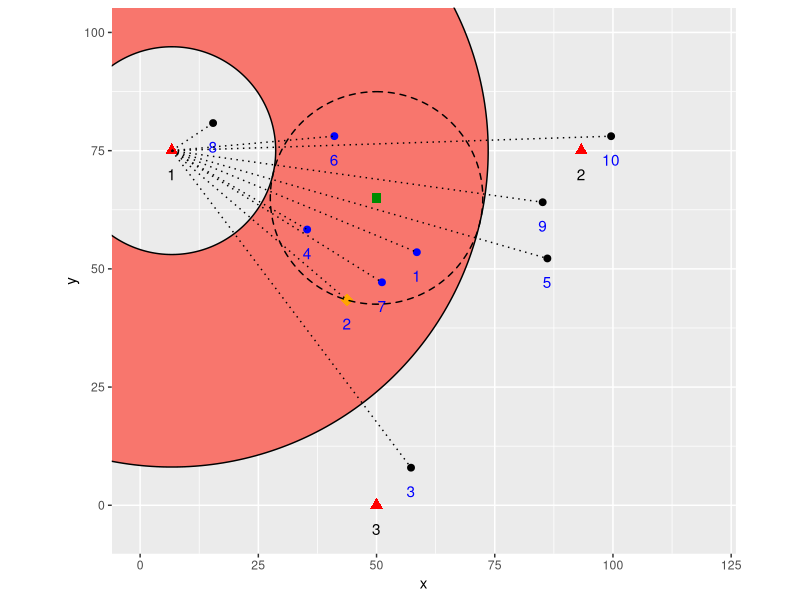
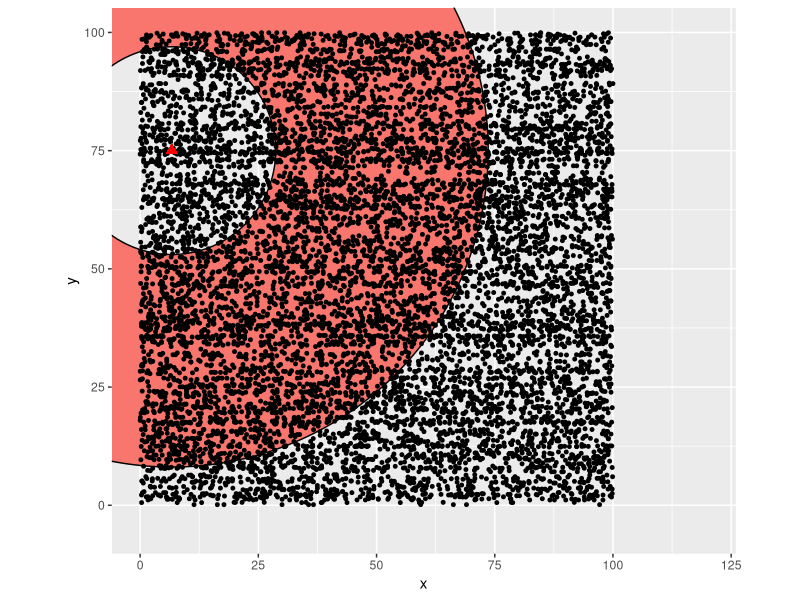
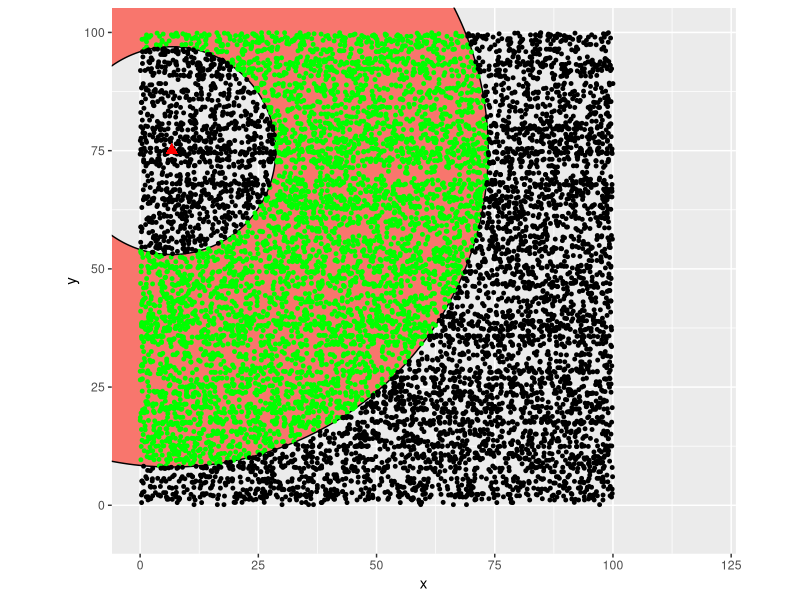

Source code (R) for these figures, in order: (Note: this script raises an error after producing the figures.)
# Estimate area of arc
setwd("~/repos/TrilaterationIndex/RScripts")
library(ggplot2)
library(ggforce)

myDist <- function(x, y) {
  # x and y must be 2D points -- (x,y) tuples i.e.: x <- c(1,2) y <- c(3,4)
  d <- sqrt((x[[1]]-y[[1]])^2+(x[[2]]-y[[2]])^2)
  return(d)
}


data <- read.csv('../data/point_sample_10.csv')
data <- data[,-1]

refpoints <- read.csv('../data/sample_ref_points.csv')
refpoints <- refpoints[c(3,2,1),-1]
row.names(refpoints) <- c(1,2,3)
names(refpoints) <- c('A', 'x', 'y')
refpoints$A <- c(1,2,3)

querypoint <- data.frame(array(c(50, 65), dim=c(1,2)))
names(querypoint) <- c('x', 'y')

ref_lines = data.frame(x=refpoints[1, 'x'], y=refpoints[1,'y'], xend=data[,'x'], yend=data[,'y'])

r3dist = apply(ref_lines, 1, function(x) sqrt((x[3]-x[1])^2 + (x[4]-x[2])^2))
data$r3dist <- r3dist
data <- data[order(data$r3dist),]

r1dist = apply(data, 1, function(x) sqrt((x[1] - refpoints[1,'x'])^2 + (x[2] - refpoints[1, 'y'])^2))
data$r1dist <- r1dist

r2dist = apply(data, 1, function(x) sqrt((x[1] - refpoints[2,'x'])^2 + (x[2] - refpoints[2, 'y'])^2))
data$r2dist <- r2dist

qdists = apply(refpoints, 1, function(x) sqrt((querypoint$x - x[2])^2 + (querypoint$y - x[3])^2))
qdists <- data.frame(array(qdists, dim=c(1,3)))
names(qdists) <- c('r1dist', 'r2dist', 'r3dist')
querypoint <- cbind(querypoint, qdists)

qp2dist <- myDist(c(querypoint$x, querypoint$y), c(data[rownames(data)==2, 'x'], data[rownames(data)==2, 'y']))
ggplot() +
  geom_arc_bar(data=refpoints[1,],
               aes(x0=x,y0=y,
                   r0=querypoint$r1dist - qp2dist,
                   r=querypoint$r1dist + qp2dist,
                   start=-pi/2, end=1.5*pi, fill=TRUE)) +
  geom_point(data=data[rownames(data) %in% c(1,7,4,6),], mapping=aes(x=x, y=y), color="blue", size=2) +
  geom_point(data=data[!rownames(data) %in% c(1,7,4,6),], mapping=aes(x=x, y=y), color="black", size=2) +
  geom_text(data=data, aes(x=x, y=y, label=rownames(data)), nudge_y = -5, color="blue") +
  geom_point(data=refpoints[0:3,], mapping=aes(x=x, y=y), color="red", shape="triangle", size=3) +
  geom_text(data=refpoints[0:3,], aes(x=x, y=y, label=A), nudge_y = -5) +
  geom_point(data=querypoint, mapping=aes(x=x,y=y), color="green4", shape="square", size=3) +
  geom_point(data=data[rownames(data)==2,], aes(x=x, y=y), color="orange", shape="diamond", size=4) +
  #  geom_point(data=data[rownames(data) %in% c(4, 7),], aes(x=x, y=y), color="pink", size=4) +
  geom_circle(aes(x0=x, y0=y, r=qp2dist), data=querypoint, linetype="dashed") +
  geom_segment(data=ref_lines, mapping=aes(x=x, y=y, xend=xend, yend=yend), linetype="dotted") +
  coord_fixed(ratio = 1, xlim=c(0,120), ylim=c(-5, 100)) +
  theme(legend.position = "none")


test <- data.frame(x = runif(10000, min=0, max=100), y=runif(1000, min=0, max=100))
ggplot() +
  geom_arc_bar(data=refpoints[1,],
               aes(x0=x,y0=y,
                   r0=querypoint$r1dist - qp2dist,
                   r=querypoint$r1dist + qp2dist,
                   start=-pi/2, end=1.5*pi, fill=TRUE)) +
  geom_point(data=test, mapping=aes(x=x, y=y), color="black", size=1) +
  geom_point(data=refpoints[1,], mapping=aes(x=x, y=y), color="red", shape="triangle", size=3) +
  coord_fixed(ratio = 1, xlim=c(0,120), ylim=c(-5, 100)) +
  theme(legend.position = "none")

tdists <- apply(test, 1, function(x) sqrt((refpoints[1,'x'] - x[1])^2 + (refpoints[1, 'y'] - x[2])^2))
lowbound = qdists$r1dist - qp2dist
highbound = qdists$r1dist + qp2dist

tin <- test[which(tdists >= lowbound & tdists <= highbound),]
tout <- test[which(tdists < lowbound | tdists > highbound),]

ratio = nrow(tin) / nrow(test)
ratio

ggplot() +
  geom_arc_bar(data=refpoints[1,],
               aes(x0=x,y0=y,
                   r0=querypoint$r1dist - qp2dist,
                   r=querypoint$r1dist + qp2dist,
                   start=-pi/2, end=1.5*pi, fill=TRUE)) +
  geom_point(data=tin, mapping=aes(x=x, y=y), color="green", size=1) +
  geom_point(data=tout, mapping=aes(x=x, y=y), color="black", size=1) +
  geom_point(data=refpoints[1,], mapping=aes(x=x, y=y), color="red", shape="triangle", size=3) +
  coord_fixed(ratio = 1, xlim=c(0,120), ylim=c(-5, 100)) +
  theme(legend.position = "none")


#  Plots with qp6dist and multiple r:


t1d <- apply(test, 1, function(x) sqrt((refpoints[1,'x'] - x[1])^2 + (refpoints[1, 'y'] - x[2])^2))
t2d <- apply(test, 1, function(x) sqrt((refpoints[2,'x'] - x[1])^2 + (refpoints[2, 'y'] - x[2])^2))
t3d <- apply(test, 1, function(x) sqrt((refpoints[3,'x'] - x[1])^2 + (refpoints[3, 'y'] - x[2])^2))

low1 = qdists$r1dist - qp6dist
high1 = qdists$r1dist + qp6dist
low2 = qdists$r2dist - qp6dist
high2 = qdists$r2dist + qp6dist
low3 = qdists$r3dist - qp6dist
high3 = qdists$r3dist + qp6dist

r1in <- test[which(t1d >= low1 & t1d <= high1),]
r2in <- test[which(t2d >= low2 & t2d <= high2),]
r3in <- test[which(t3d >= low3 & t3d <= high3),]
tin <- test[which(t1d >= low1 & t1d <= high1 & t2d >= low2 & t2d <= high2 & t3d >= low3 & t3d <= high3),]
tout <- test[which(t1d < low1 | t1d > high1 | t2d < low2 | t2d > high2 | t3d < low3 | t3d > high3),]

ggplot() +
  geom_point(data=tout, mapping=aes(x=x, y=y), color="black", size=1) +
  geom_arc_bar(data=refpoints[3,],
               aes(x0=x,y0=y,
                   r0=querypoint$r3dist - qp6dist,
                   r=querypoint$r3dist + qp6dist,
                   start=-pi/2, end=1.5*pi, fill=TRUE, alpha=0.5)) +
  geom_arc_bar(data=refpoints[2,],
               aes(x0=x,y0=y,
                   r0=querypoint$r2dist - qp6dist,
                   r=querypoint$r2dist + qp6dist,
                   start=pi/2, end=-1.5*pi, fill=TRUE, alpha=0.5)) +
  geom_arc_bar(data=refpoints[1,],
               aes(x0=x,y0=y,
                   r0=querypoint$r1dist - qp6dist,
                   r=querypoint$r1dist + qp6dist,
                   start=-pi/2, end=1.5*pi, fill=TRUE, alpha=0.5)) +
  # geom_point(data=tin, mapping=aes(x=x, y=y), color="green", size=1) +
  # geom_point(data=tout, mapping=aes(x=x, y=y), color="black", size=1) +
  geom_point(data=refpoints[1:3,], mapping=aes(x=x, y=y), color="red", shape="triangle", size=3) +
  geom_circle(aes(x0=x, y0=y, r=qp6dist), data=querypoint, linetype="dashed") +
  geom_point(data=querypoint, mapping=aes(x=x,y=y), color="green4", shape="square", size=3) +
  geom_point(data=tin, mapping=aes(x=x, y=y), color="green", size=1) +
  coord_fixed(ratio = 1, xlim=c(0,120), ylim=c(-5, 100)) +
  theme(legend.position = "none")

ratio = nrow(tin) / nrow(test)
ratio
r1ratio = nrow(r1in) / nrow(test)
r1ratio
r2ratio = nrow(r2in) / nrow(test)
r2ratio
r3ratio = nrow(r3in) / nrow(test)
r3ratio
